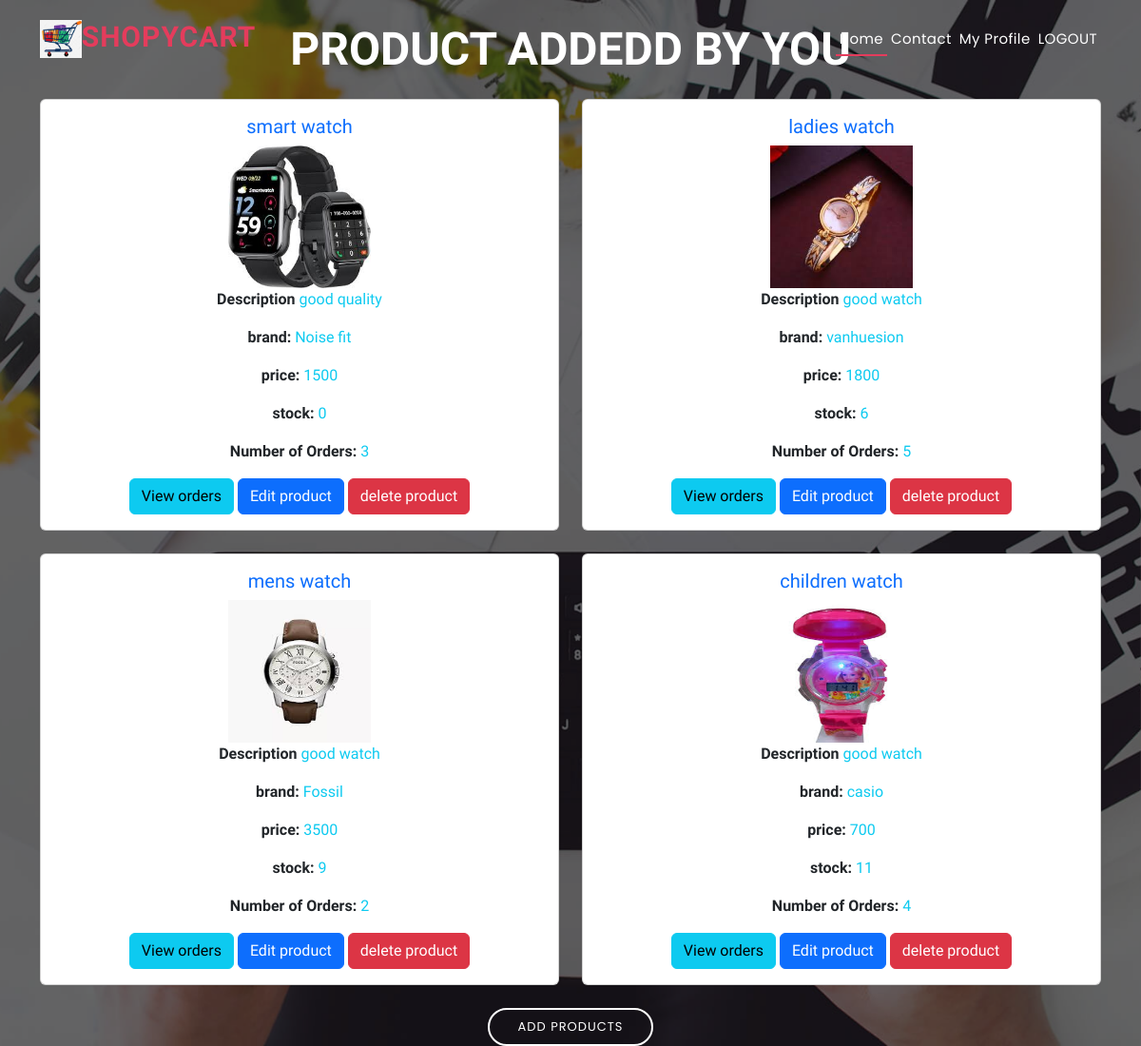
The page /manage-orders/ (signed in) on the database as committed earlier.
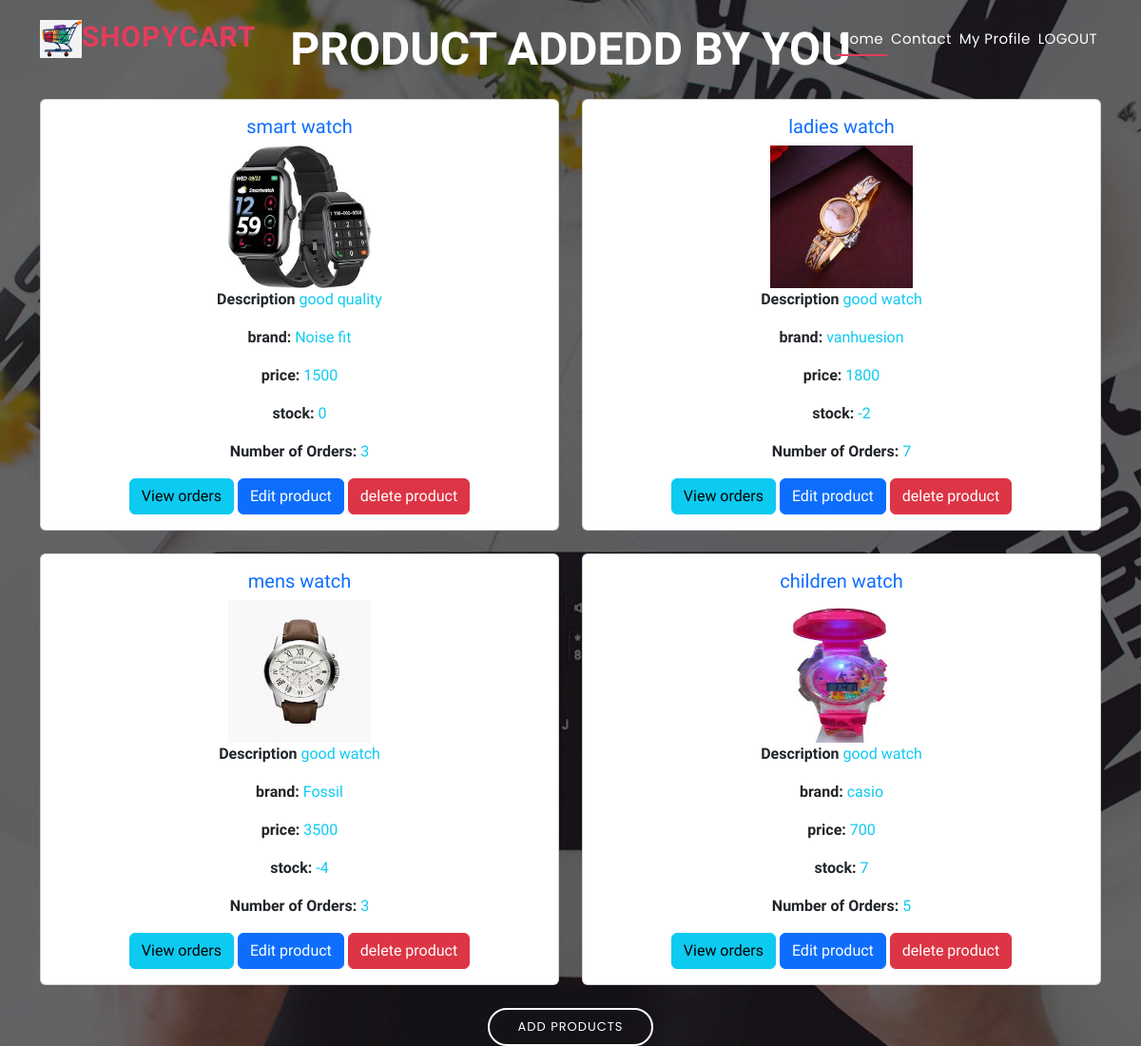
The same page on the database as committed later.
### ecommerceapp/models.py (models this page shows, shortened)
class Product(models.Model):
    product_name=models.CharField(max_length=100)
    category=models.ForeignKey(Category,on_delete=models.CASCADE)
    brand=models. CharField(max_length=50,null=True)
    price=models.IntegerField(default=0)
    description=models.CharField(max_length=100,null=True)
    image=models.ImageField(upload_to='images/images')
    stock=models.IntegerField(null=True)
    is_sold= models.BooleanField(default=False,null=True)
    created_by = models.ForeignKey(User, related_name='items',on_delete=models.CASCADE,null=True)
    created_at = models.DateTimeField(auto_now_add=True,null=True)

### ecommerceapp/views.py (the view)
# urls.py: path('manage-orders/',views.manage_orders,name="manage-orders"),
def manage_orders(request):
    orders=Product.objects.filter(created_by=request.user)
    context={"orders":orders}
    return render(request, 'manage_orders.html',context)

### templates/manage_orders.html (shortened to what this page needs)
{% extends 'base.html' %}
{% block content %}
{% load static %}
<div class="container"  style="overflow-x: auto;">
    <h1 class="my-4 overflow-x: auto;">product addedd by you</h1>
    <div class="row">
        {% for order in orders %}
        <div class="col-md-6 mb-4">
            <div class="card">
                <div class="card-body">
                    <h5 class="card-title text-primary">{{ order.product_name}}</h5>
                    <center><img src="{{ order.image.url }}" height="150px" width="150px"></center>
                    <p class="card-text"><strong>Description</strong> <span class="text-info">{{ order.description}}</span></p>
                    <p class="card-text"><strong>brand:</strong> <span class="text-info">{{ order.brand}}</span></p>
                    <p class="card-text"><strong>price:</strong> <span class="text-info">{{ order.price}}</span></p>
                    <p class="card-text"><strong>stock:</strong> <span class="text-info">{{ order.stock}}</span></p>
                    <p class="card-text"><strong>Number of Orders:</strong> <span class="text-info">{{ order.order_set.count }}</span></p>
                    <a href="{% url 'ecommerceapp:all-orders' order.pk %}" class="btn btn-info">View orders</a>
                    <a href="{% url 'ecommerceapp:product_edit' order.pk %}" class="btn btn-primary">Edit product</a>
                    <a href="{% url 'ecommerceapp:product_delete' order.pk%}" class="btn btn-danger">delete product</a>
                </div>
            </div>
        </div>
        {% empty %}
            <div class="col-md-12">
                <p>No products found</p>
            </div>
        {% endfor %}
    </div>
</div>
{% endblock %}

### templates/base.html (shortened to what this page needs)
{% load static %}
<!DOCTYPE html>
<html lang="en">
<head>
  <link href="https://cdnjs.cloudflare.com/ajax/libs/font-awesome/6.0.0-beta3/css/all.min.css" rel="stylesheet">
  <link href="{% static '/assets/vendor/bootstrap/css/bootstrap.min.css' %}" rel="stylesheet">
  <link href="{% static '/assets/vendor/bootstrap-icons/bootstrap-icons.css' %}" rel="stylesheet">
  <link href="{% static '/assets/vendor/boxicons/css/boxicons.min.css' %}" rel="stylesheet">
  <link href="{% static '/assets/vendor/glightbox/css/glightbox.min.css' %}" rel="stylesheet">
  <link href="{% static '/assets/vendor/remixicon/remixicon.css' %}" rel="stylesheet">
  <link href="{% static '/assets/vendor/swiper/swiper-bundle.min.css' %}" rel="stylesheet">
  <link href="{% static '/assets/css/style.css' %}" rel="stylesheet">
</head>
<body>
  <header id="header" class="fixed-top ">
    <div class="container d-flex align-items-center justify-content-between">
      <a href="/" class="logo"><img src="{% static '/images/images.jpeg' %}" alt="" class="img-fluid">ShopyCart</a>
      <nav id="navbar" class="navbar">
        <ul>
          <li><a class="nav-link scrollto active" href="/">Home</a></li>
          <ul>
          <li><a class="nav-link scrollto" href="/contact">Contact</a></li>
          {% if request.user.is_authenticated and request.user.is_seller %}
          <li><a class="nav-link scrollto" href="{% url 'ecommerceapp:manage-orders' %}">My Profile</a></li>
      {% endif %}
          {% if request.user.is_authenticated %}
          <li><a href="/users/logout/">LOGOUT</a></li>
          {% endif %}
            </ul>
        </ul>
      </nav>
    </div>
  </header>
  <section id="hero">
    <div class="hero-container">
      {% block content %}{% endblock content %}
      {% if request.user.is_authenticated and request.user.is_seller %}
      <a href="{% url 'ecommerceapp:add_product' %}" class="btn-get-started scrollto">Add Products</a>
      {%endif%}
    </div>
  </section>
</body>
</html>

### static/assets/css/style.css (style rules this page uses)
body { font-family: "Open Sans", sans-serif; color: #444444; }
a { color: #e43c5c; text-decoration: none; }
h1, h2, h3, h4, h5, h6 { font-family: "Nunito", sans-serif; }
#header { transition: all 0.5s; z-index: 997; padding: 20px 0; }
#header .logo { font-size: 30px; margin: 0; padding: 0; line-height: 1; font-weight: 600; letter-spacing: 1px; text-transform: uppercase; }
#header .logo img { max-height: 40px; }
.navbar { padding: 0; }
.navbar ul { margin: 0; padding: 0; display: flex; list-style: none; align-items: center; }
.navbar li { position: relative; }
.navbar>ul>li { white-space: nowrap; padding: 10px 0 10px 24px; }
.navbar a, .navbar a:focus { display: flex; align-items: center; justify-content: space-between; font-family: "Poppins", sans-serif; color: #fff; font-size: 15px; padding: 0 4px; white-space: nowrap; transition: 0.3s; letter-spacing: 0.4px; position: relative; }
.navbar>ul>li>a:before { content: ""; position: absolute; width: 100%; height: 2px; bottom: -6px; left: 0; background-color: #e43c5c; visibility: hidden; transform: scaleX(0); transition: all 0.3s ease-in-out 0s; }
.navbar a:hover:before, .navbar li:hover>a:before, .navbar .active:before { visibility: visible; transform: scaleX(1); }
.navbar a:hover, .navbar .active, .navbar .active:focus, .navbar li:hover>a { color: #fff; }
#hero { width: 100%; height: 100vh; background: url("../img/hero-bg.jpg") top center; background-size: cover; position: relative; }
#hero:before { content: ""; background: rgba(0, 0, 0, 0.6); position: absolute; bottom: 0; top: 0; left: 0; right: 0; }
#hero .hero-container { position: absolute; bottom: 0; top: 0; left: 0; right: 0; display: flex; justify-content: center; align-items: center; flex-direction: column; text-align: center; padding: 0 15px; }
#hero h1 { margin: 0 0 10px 0; font-size: 48px; font-weight: 700; line-height: 56px; text-transform: uppercase; color: #fff; }
#hero .btn-get-started { font-family: "Poppins", sans-serif; text-transform: uppercase; font-weight: 400; font-size: 13px; letter-spacing: 1px; display: inline-block; padding: 8px 30px 9px 30px; border-radius: 50px; transition: 0.5s; border: 2px solid #fff; color: #fff; }
@media (min-width: 1024px) { #hero { background-attachment: fixed; } }
section { padding: 60px 0; overflow: hidden; }

Rows that differ between the two databases and show on the page:
changed Product "ladies watch": stock "6" → "-2"; order_set.count "5" → "7"
changed Product "mens watch": stock "9" → "-4"; order_set.count "2" → "3"
changed Product "children watch": stock "11" → "7"; order_set.count "4" → "5"
